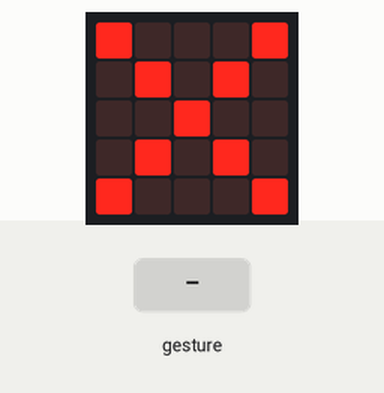
Simulated run of this program. Board: BBC micro:bit (MakeCode). On the bench: the board's 5×5 LED display. Inputs (shaded band) come from the test bench. A tilt is held for 1.5 s and a shake lasts 1 s, then the board lies face up again.

Above: at 1.4 s.
1.5 s: gesture 'tilt right'
At 2.2 s:
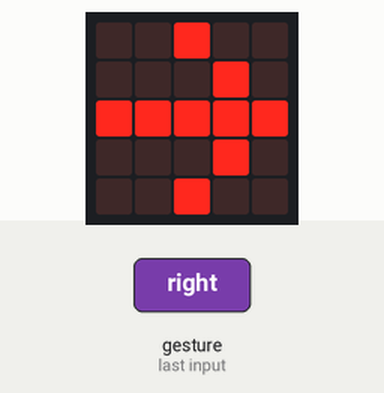
At 3.0 s:
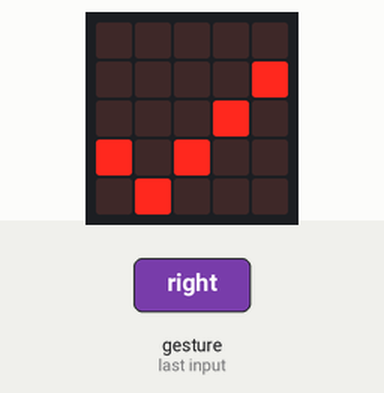
Timing chart, 0 to 4.5 s (numbered marks = the images above; inputs shaded):
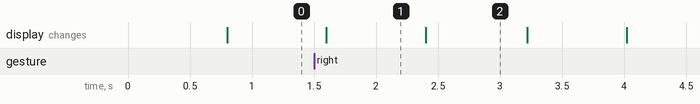

The program:

main.ts
```typescript
input.onGesture(Gesture.Shake, function () {

})
basic.forever(function () {
    basic.showArrow(ArrowNames.West)
    basic.pause(200)
    if (input.isGesture(Gesture.TiltLeft)) {
        basic.showIcon(IconNames.Yes)
        basic.pause(200)
    } else {
        basic.showIcon(IconNames.No)
        basic.pause(200)
    }
    basic.showArrow(ArrowNames.East)
    basic.pause(200)
    if (input.isGesture(Gesture.TiltRight)) {
        basic.showIcon(IconNames.Yes)
        basic.pause(200)
    } else {
        basic.showIcon(IconNames.No)
        basic.pause(200)
    }
})
```

test.ts
```typescript
// aquí va el archivo "tests"; esto no se compilará cuando este paquete se utilice como una extensión.
```

Measured:
- after the input at 1.5 s, the display: first differs from a run without the input after 0.90 s (image 2)
- what the display in image 1 shows lasts 0.8 s, from 1.6 s to 2.4 s
